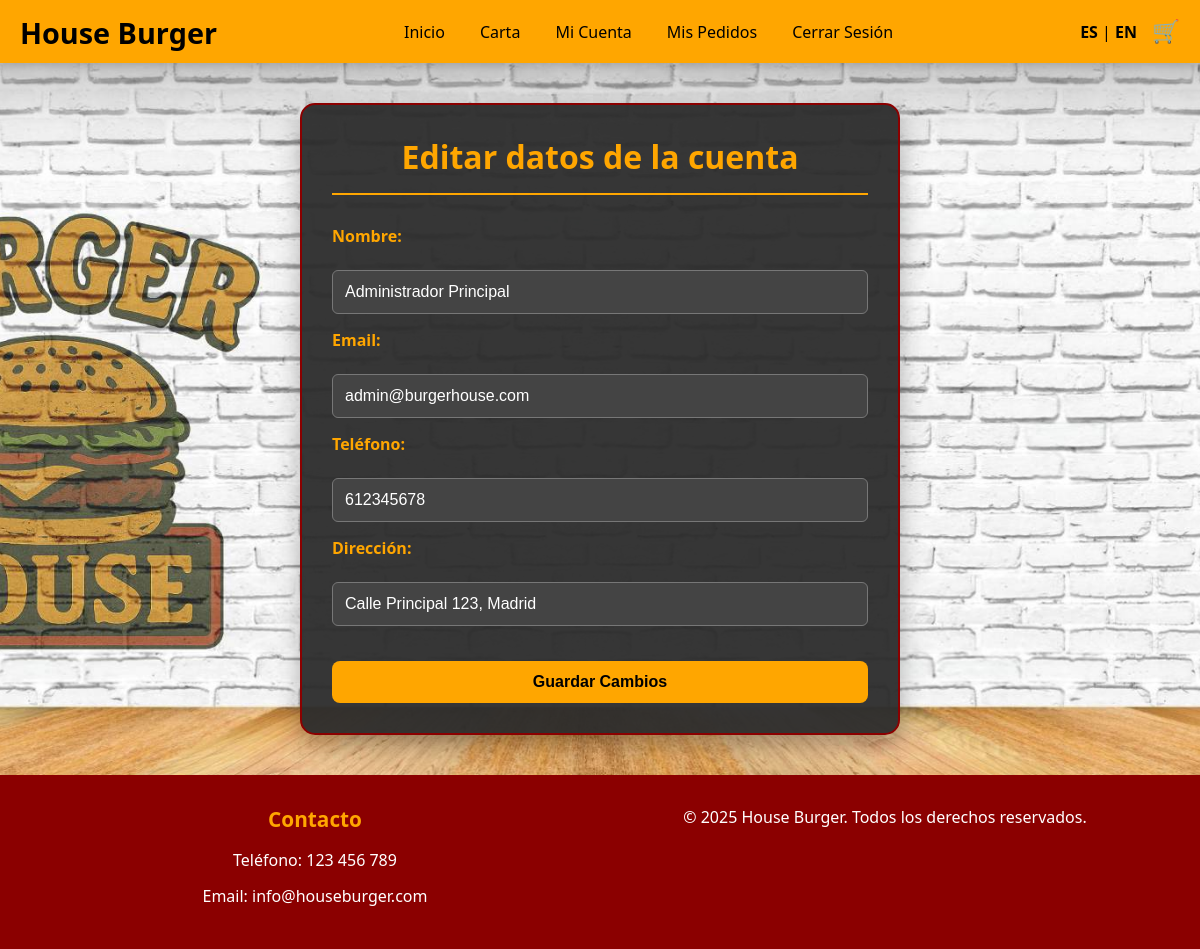
The page /pages/edit_account.php (signed in) on the database its author committed.
### tables this page shows
CREATE TABLE users (
    id INT PRIMARY KEY AUTO_INCREMENT,
    name VARCHAR(100) NOT NULL,
    email VARCHAR(100) UNIQUE NOT NULL,
    phone VARCHAR(20) NOT NULL,
    address VARCHAR(255) NOT NULL,
    password VARCHAR(255) NOT NULL,
    created_at DATETIME DEFAULT CURRENT_TIMESTAMP
);

### pages/edit_account.php (the view, shortened to what this page needs)
<?php
include '../includes/header.php';
include '../includes/database.php';
$user_id = $_SESSION['user_id'];
$sql = "SELECT name, email, phone, address FROM users WHERE id = ?";
$stmt = $pdo->prepare($sql);
$stmt->execute([$user_id]);
$user = $stmt->fetch(PDO::FETCH_ASSOC);
?>
<div class="form-page-container">
    <div class="form-container">
        <h2><?= $translations['edit_account'] ?></h2>
        <form method="post" action="edit_account.php">
            <label><?= $translations['name'] ?>:</label>
            <input type="text" name="name" value="<?= htmlspecialchars($user['name']); ?>">
            <label><?= $translations['email'] ?>:</label>
            <input type="email" name="email" value="<?= htmlspecialchars($user['email']); ?>">
            <label><?= $translations['phone'] ?>:</label>
            <input type="text" name="phone" value="<?= htmlspecialchars($user['phone']); ?>">
            <label><?= $translations['address'] ?>:</label>
            <input type="text" name="address" value="<?= htmlspecialchars($user['address']); ?>">
            <button type="submit" class="btn-menu btn-large" style="margin-top: 20px;">
                <?= $translations['save_changes'] ?>
            </button>
        </form>
    </div>
</div>
<?php include '../includes/footer.php'; ?>

### assets/css/style.css (style rules this page uses)
* { margin: 0; padding: 0; box-sizing: border-box; }
body { font-family: 'Segoe UI', sans-serif; background: url('../images/background.jpg') no-repeat center center fixed; background-size: cover; color: #fff; min-height: 100vh; display: flex; flex-direction: column; }
.form-container button, .btn-menu, .order-button { display: inline-block; padding: 12px 24px; background-color: #ffa600; color: #000; border: none; border-radius: 8px; font-size: 1rem; text-decoration: none; transition: all 0.3s; font-weight: bold; cursor: pointer; }
.btn-large { padding: 15px 30px; font-size: 1.2rem; }
.home-container, .form-page-container, .menu-page-container { padding: 40px 20px; min-height: calc(100vh - 140px); display: flex; justify-content: center; align-items: center; }
.home-content, .form-container, .menu-content, .order-summary, .payment-form, .pay-complete { background-color: rgba(44, 44, 44, 0.95); border: 2px solid #8b0000; border-radius: 15px; box-shadow: 0 10px 25px rgba(0,0,0,0.3); width: 100%; color: #fff; }
.form-container, .payment-form, .pay-complete { max-width: 600px; padding: 30px; }
.form-container h2, .payment-form h1, .pay-complete h1 { text-align: center; margin-bottom: 30px; color: #ffa600; border-bottom: 2px solid #ffa600; padding-bottom: 15px; }
.form-container h2 { font-size: 2rem; }
form { display: flex; flex-direction: column; gap: 15px; }
label { display: block; margin-bottom: 8px; color: #ffa600; font-weight: bold; }
input, select, textarea { width: 100%; padding: 12px; background-color: #444; color: #fff; border: 1px solid #777; border-radius: 6px; font-size: 1rem; }
input::placeholder { color: #aaa; }

### rows shown on the page
users: name "Administrador Principal", email "admin@burgerhouse.com", phone "612345678", address "Calle Principal 123, Madrid"

### other values the page prints
$translations['home'] "Inicio"
$translations['menu'] "Carta"
$translations['my_account'] "Mi Cuenta"
$translations['my_orders'] "Mis Pedidos"
$translations['logout'] "Cerrar Sesión"
$translations['edit_account'] "Editar datos de la cuenta"
$translations['name'] "Nombre"
$translations['email'] "Email"
$translations['phone'] "Teléfono"
$translations['address'] "Dirección"
$translations['save_changes'] "Guardar Cambios"
$translations['contact'] "Contacto"
$translations['all_rights_reserved'] "Todos los derechos reservados."
